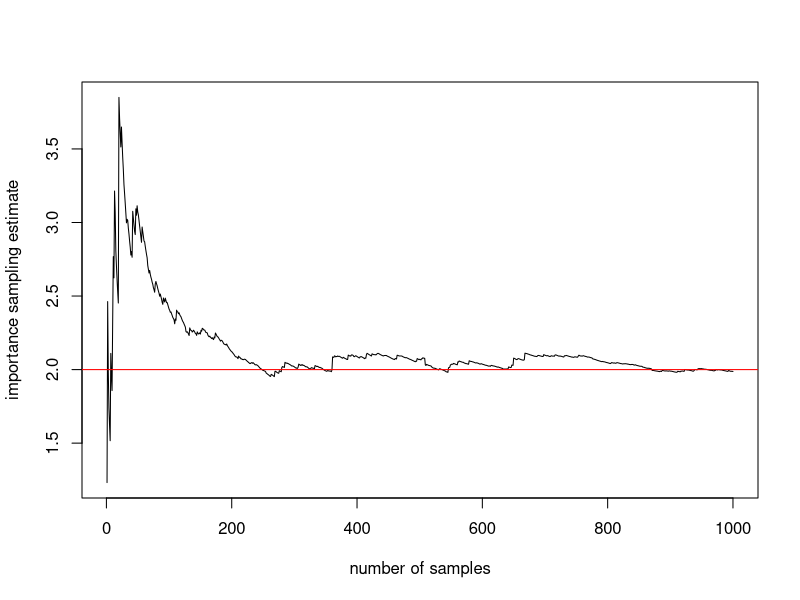

The R script that drew this image:
#problem2
# Set the seed
set.seed(210)
n<- 1000
# Function to calculate the pdf of the given distribution
pdf <- function(x) {
  term1 <- (1 /2)*(1 / sqrt(2 * pi) * exp(-(x - 1)^2 / 2))
  term2 <- (1 /2)*(1 / sqrt(2 * pi) * exp(-(x - 3)^2 / 2))
  return(term1 + term2)
}

# Function to perform importance sampling
importance_sampling <- function(x) {
  dnorm(x, mean=2 ,sd=1)
}
  samples <- rnorm(n, mean = 2 ,sd=1)
  weights <- pdf(samples) / importance_sampling(samples)
importance_sampling_estimate = mean(samples*pdf(samples)/importance_sampling(samples))


# Number of samples for importance sampling


# Generate importance sampling weights
#weights <- importance_sampling(num_samples)

# Estimate Ef(X)
#estimated_mean <- sum(weights) / num_samples

# Draw a plot to show the convergence of the importance sampling approximation
plot(cumsum(samples*pdf(samples)/importance_sampling(samples))/(1:n), type ="l",xlab = "number of samples",ylab="importance sampling estimate")
abline(h=2,col="red")

